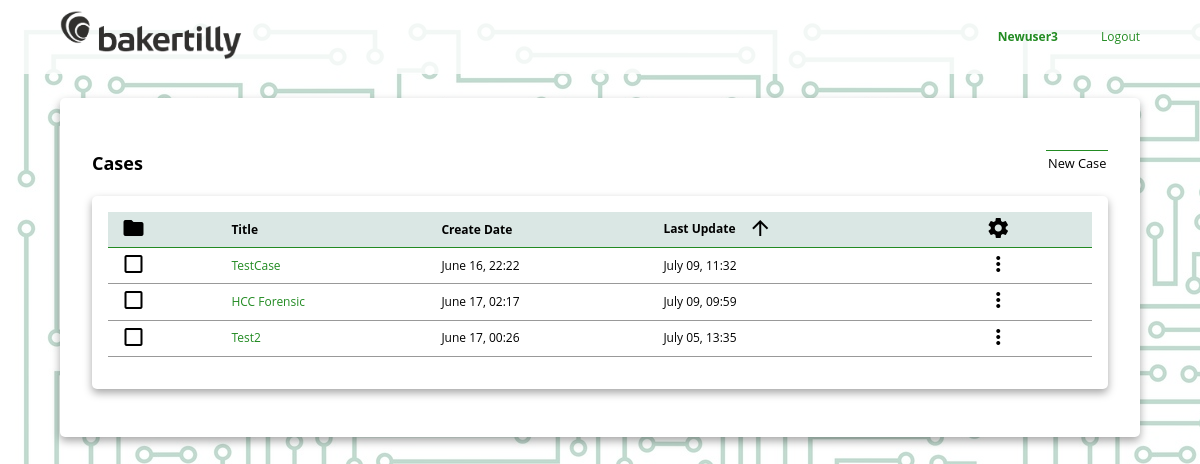
Screenshot of / (signed in) with the database file from the repository.
### core/models.py (models this page shows, shortened)
class Cases(models.Model):
    caseName = models.CharField(max_length=100)
    organization = models.CharField(max_length=100)
    caseLead = models.CharField(max_length=100)
    orgHandler = models.CharField(max_length=100)
    assessmentType = models.CharField(max_length=100, choices=assessments,
                                      blank=False, default='Unspecified')
    scope = models.TextField()
    logo = models.ImageField(upload_to=f'Cases/{caseName}/Logos')
    createDate = models.DateTimeField(auto_now_add=True)
    lastUpdate = models.DateTimeField(auto_now=True)
    class Meta:
        verbose_name_plural = "Cases"

### core/views.py (the view)
# urls.py: path('', views.cases, name='cases'),
@login_required
def cases(request):
    if 'caseID' in request.session:
        del request.session['caseID']
    context = {
        "title": "Cases",
        "cases": Cases.objects.order_by('-lastUpdate')
    }
    return render(request, "core/Cases.html", context)

### core/templates/core/Cases.html (shortened to what this page needs)
{% extends 'core/base.html'%}
{% load crispy_forms_tags %}
{% load static %}
{% block js_includes %}
    <link rel="stylesheet" href="{% static 'core/css/tables.css' %}">
{% endblock %}
{% block content %}
   <div class="card">
        <div class="flex-row">
            <h2>Cases</h2>
            <a class="button-link" id="new-case" href="{% url 'new_case' %}">New Case</a>
        </div>
        <div class="inner-card">
            <table>
                <tbody>
                    <tr>
                        <th>
                          <button class="button no-border">
                            <i class="material-icons">folder</i>
                          </button>
                        </th>
                        <th>Title</th>
                        <th>Create Date</th>
                        <th>
                            Last Update
                            <button class="button no-border">
                                <i class="material-icons">arrow_upward</i>
                            </button>
                        </th>
                        <th>
                            <button class="button no-border">
                                <i class="material-icons">settings</i>
                            </button>
                        </th>
                    </tr>
                    {% if cases %}
                        {% for case in cases%}
                            <tr>
                                <td>
                                    <button class="button no-border">
                                        <i class="material-icons">check_box_outline_blank</i>
                                    </button>
                                </td>
                                <td>
                                    <a class="plain-link" href="{% url 'new_case' %}{{case.id}}">
                                        {{ case.caseName }}
                                    </a>
                                </td>
                                <td>{{ case.createDate|date:"F d, H:i" }}</td>
                                <td>{{ case.lastUpdate|date:"F d, H:i" }}</td>
                                <td>
                                    <button class="button no-border">
                                        <i class="material-icons">more_vert</i>
                                    </button>
                                </td>
                            </tr>
                        {% endfor %}
                    {% endif %}
                </tbody>
            </table>
        </div>
   </div>
{% endblock %}

### core/templates/core/base.html (shortened to what this page needs)
<!DOCTYPE html>
{% load static %}
{% load crispy_forms_tags %}
<html lang="en" dir="ltr">
  <head>
    <link rel="stylesheet" href="{% static 'core/css/style2.css' %}">
    <link rel="stylesheet" href="{% static 'core/css/forms.css' %}">
    <link rel="stylesheet" href="{% static 'core/css/colours.css' %}">
    {% block js_includes %}
    {% endblock %}
  </head>
  <body>
    <div class="ribbon-container">
      <a class="" href="{% url 'cases' %}">
        <img src="{% static 'core/images/bt-logo-transparent.png' %}" class="ribbon-logo">
      </a>
      {%if user.is_authenticated %}
        <div>
          <a class="plain-link plain" href="{% url 'profile' %}" style="padding-right:2.5rem;">
            <b>{{ user.username | title }}</b>
          </a>
          <a class="plain-link" href="{% url 'logout' %}">Logout</a>
        </div>
      {% else %}
        <div>
          <a class="plain-link" href="{% url 'login' %}">Login</a>
        </div>
      {% endif %}
    </div>
    <div class="container">
      {% block content %}
      {% endblock %}
    </div>
  </body>
</html>

### core/static/core/css/style2.css (style rules this page uses)
* { box-sizing: border-box; line-height: 2; }
html, body { height: 100%; }
body { margin: 0; padding: 0; font-size: 16px; font-family: "Open Sans", serif; background: url("../images/circuits-4.jpg"); background-size: auto; background-blend-mode: overlay; background-color: rgba(245,245,245, 0.8); }
.ribbon-container { width: 100%; padding: 0.5% 5% 0.5% 5%; margin-bottom: 2%; display: flex; justify-content: space-between; align-items: center; background-color: rgba(255, 255, 255, 0.8); }
.ribbon-logo { width: 20%; }
.container, .container--center-middle { width: 100%; display: flex; flex-direction: column; justify-content: space-between; align-items: center; }
.card, .inner-card { width: 90%; background-color: white; box-shadow: 0 4px 8px 0 rgba(0, 0, 0, 0.35); border-radius: 5px; margin-bottom: 2rem; display: flex; flex-direction: column; justify-content: flex-end; align-content: center; padding: 2rem; }
.inner-card { width: 100%; margin-bottom: 1rem; padding: 1rem; box-shadow: 0 4px 8px 0 rgba(0, 0, 0, 0.35); }
.flex-row { display: flex; justify-content: space-between; align-items: center; }
.button, .button-link { background-color: transparent; border-width: thin; border-radius: 0; border-style: none; border-top-style: solid; border-color: forestgreen; text-align: center; padding: 0 1rem 0 1rem; font-family: inherit; font-size: inherit; }
.button-link, .plain-link { text-decoration: none; color: black; }
.plain-link { color: forestgreen; }
.no-border { border: none; border-radius: 0.2rem; }
.material-icons { vertical-align: middle; padding: 0.4rem; }
button > .material-icons { padding: 0rem 0.2rem 0.2rem 0rem; }
@media only screen and (min-width: 300px) and (max-width: 1200px) { body { font-size: 12px; } }
@media only screen and (min-width: 300px) and (max-width: 1200px) { .button, .button-link { font-size: 0.8rem; padding: 0 0.1rem 0 0.1rem; margin-left: 0.5rem; } }

### core/static/core/css/tables.css (style rules this page uses)
table { width: 100%; align-items: center; border-collapse: collapse; margin-bottom: 1rem; }
th, td { border-bottom: 1px solid #999; padding: 0.25rem; }
th { background-color: rgba(71, 135, 120, 0.2); border-color: forestgreen; text-align: left; }

### rows the page displays
Cases: caseName "TestCase", createDate "June 16, 22:22", lastUpdate "July 09, 11:32"
Cases: caseName "HCC Forensic", createDate "June 17, 02:17", lastUpdate "July 09, 09:59"
Cases: caseName "Test2", createDate "June 17, 00:26", lastUpdate "July 05, 13:35"

### other values shown
{{ user.username | title }} "Newuser3"
